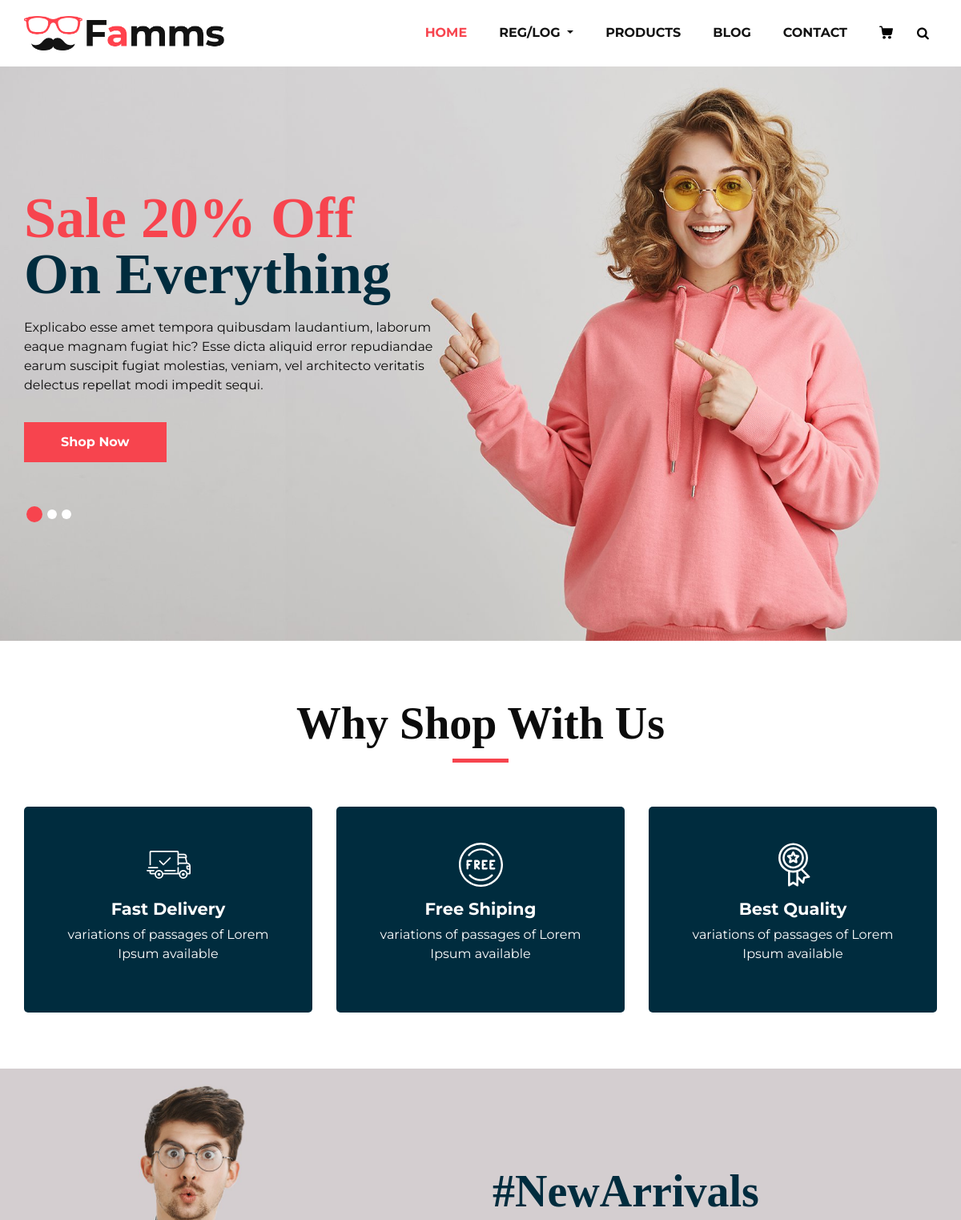
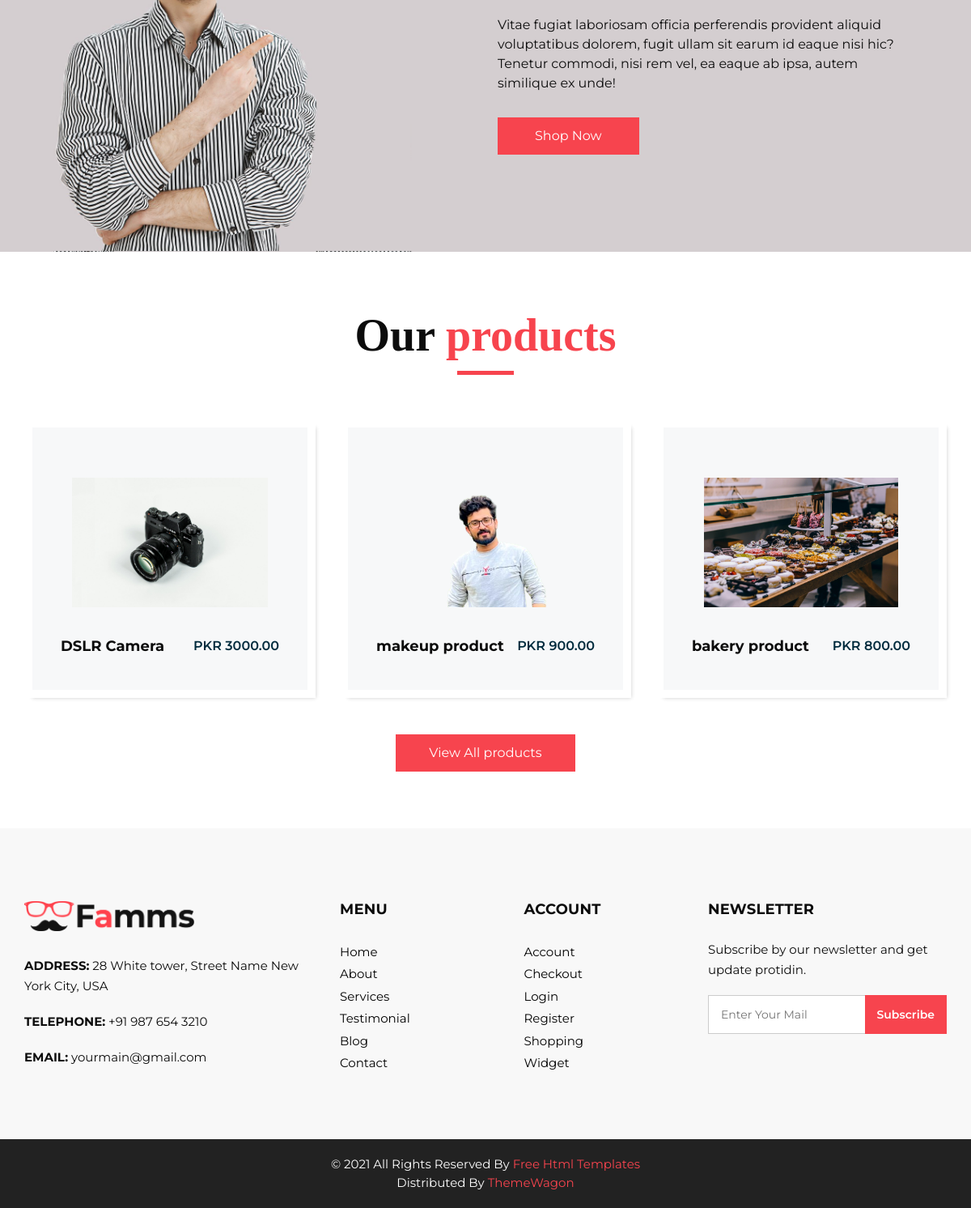
The page / on the database its author committed (2 pictures, top to bottom).
### tables this page shows
CREATE TABLE `products` (
  `product_id` int(11) NOT NULL AUTO_INCREMENT,
  `product_name` varchar(200) DEFAULT NULL,
  `description` text DEFAULT NULL,
  `product_image` varchar(255) DEFAULT NULL,
  `product_quantity` int(11) NOT NULL,
  `product_price` decimal(10,2) DEFAULT NULL,
  PRIMARY KEY (`product_id`)
);

### index.php (the view, shortened to what this page needs)
<?php require "header.php" ?>
         <section class="slider_section ">
            <div class="slider_bg_box">
               <img src="images/slider-bg.jpg" alt="">
            </div>
            <div id="customCarousel1" class="carousel slide" data-ride="carousel">
               <div class="carousel-inner">
                  <div class="carousel-item active">
                     <div class="container ">
                        <div class="row">
                           <div class="col-md-7 col-lg-6 ">
                              <div class="detail-box">
                                 <h1>
                                    <span>
                                    Sale 20% Off
                                    </span>
                                    <br>
                                    On Everything
                                 </h1>
                                 <p>
                                    Explicabo esse amet tempora quibusdam laudantium, laborum eaque magnam fugiat hic? Esse dicta aliquid error repudiandae earum suscipit fugiat molestias, veniam, vel architecto veritatis delectus repellat modi impedit sequi.
                                 </p>
                                 <div class="btn-box">
                                    <a href="" class="btn1">
                                    Shop Now
                                    </a>
                                 </div>
                              </div>
                           </div>
                        </div>
                     </div>
                  </div>
               </div>
               <div class="container">
                  <ol class="carousel-indicators">
                     <li data-target="#customCarousel1" data-slide-to="0" class="active"></li>
                     <li data-target="#customCarousel1" data-slide-to="1"></li>
                     <li data-target="#customCarousel1" data-slide-to="2"></li>
                  </ol>
               </div>
            </div>
         </section>
      </div>
      <section class="why_section layout_padding">
         <div class="container">
            <div class="heading_container heading_center">
               <h2>
                  Why Shop With Us
               </h2>
            </div>
            <div class="row">
               <div class="col-md-4">
                  <div class="box ">
                     <div class="img-box">
                     </div>
                     <div class="detail-box">
                        <h5>
                           Fast Delivery
                        </h5>
                        <p>
                           variations of passages of Lorem Ipsum available
                        </p>
                     </div>
                  </div>
               </div>
               <div class="col-md-4">
                  <div class="box ">
                     <div class="img-box">
                     </div>
                     <div class="detail-box">
                        <h5>
                           Free Shiping
                        </h5>
                        <p>
                           variations of passages of Lorem Ipsum available
                        </p>
                     </div>
                  </div>
               </div>
               <div class="col-md-4">
                  <div class="box ">
                     <div class="img-box">
                     </div>
                     <div class="detail-box">
                        <h5>
                           Best Quality
                        </h5>
                        <p>
                           variations of passages of Lorem Ipsum available
                        </p>
                     </div>
                  </div>
               </div>
            </div>
         </div>
      </section>
      <section class="arrival_section">
         <div class="container">
            <div class="box">
               <div class="arrival_bg_box">
                  <img src="images/arrival-bg.png" alt="">
               </div>
               <div class="row">
                  <div class="col-md-6 ml-auto">
                     <div class="heading_container remove_line_bt">
                        <h2>
                           #NewArrivals
                        </h2>
                     </div>
                     <p style="margin-top: 20px;margin-bottom: 30px;">
                        Vitae fugiat laboriosam officia perferendis provident aliquid voluptatibus dolorem, fugit ullam sit earum id eaque nisi hic? Tenetur commodi, nisi rem vel, ea eaque ab ipsa, autem similique ex unde!
                     </p>
                     <a href="">
                     Shop Now
                     </a>
                  </div>
               </div>
            </div>
         </div>
      </section>
<?php
$query = "SELECT * FROM products";
$result = mysqli_query($link, $query);
?>
<section class="product_section layout_padding">
    <div class="container">
        <div class="heading_container heading_center">
            <h2>
                Our <span>products</span>
            </h2>
        </div>
        <div class="row">
            <?php while ($product = mysqli_fetch_assoc($result)) { ?>
                <div class="col-sm-6 col-md-4 col-lg-4">
                    <div class="box">
                        <div class="img-box">
                            <img src="admin/product_images/<?php echo htmlspecialchars($product['product_image']); ?>" alt="">
                        </div>
                        <div class="detail-box">
                            <h5>
                                <?php echo htmlspecialchars($product['product_name']); ?>
                            </h5>
                            <h6>
                                PKR <?php echo htmlspecialchars($product['product_price']); ?>
                            </h6>
                        </div>
                    </div>
                </div>
            <?php } ?>
        </div>
        <div class="btn-box">
            <a href="product.php">
                View All products
            </a>
        </div>
    </div>
</section>
      <?php require "footer.php" ?>

### css/responsive.css (style rules this page uses)
@media (min-width: 1200px) { .container { max-width: 1170px; } }

### rows shown on the page
products: product_image (picture), product_name "DSLR Camera", product_price "3000.00"
products: product_image (picture), product_name "makeup product", product_price "900.00"
products: product_image (picture), product_name "bakery product", product_price "800.00"
